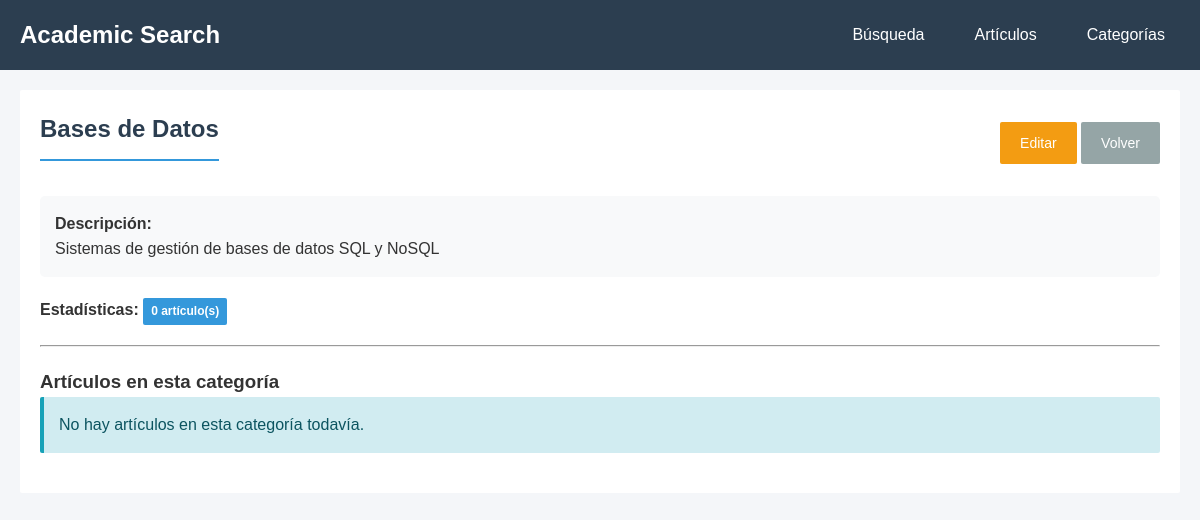
The page /categories.php?action=view&id=3 on the database its author committed.
### tables this page shows
CREATE TABLE IF NOT EXISTS categories (
    id INT AUTO_INCREMENT PRIMARY KEY,
    name VARCHAR(100) NOT NULL UNIQUE,
    description TEXT,
    created_at TIMESTAMP DEFAULT CURRENT_TIMESTAMP
);

### categories.php (called while the page is built)
<?php
require_once 'controllers/CategoryController.php';
?>

### models/Category.php (called while the page is built, shortened)
<?php
class Category {
    private $conn;
    public function __construct($db) {
        $this->conn = $db;
    }
    public function getById($id) {
        $query = "SELECT * FROM categories WHERE id = :id";
        $stmt = $this->conn->prepare($query);
        $stmt->bindParam(':id', $id);
        $stmt->execute();
        return $stmt->fetch(PDO::FETCH_ASSOC);
    }
}
?>

### views/categories/view.php (the view, shortened to what this page needs)
<!DOCTYPE html>
<html lang="es">
<head>
    <link rel="stylesheet" href="public/css/style.css">
</head>
<body>
    <nav>
        <div class="container">
            <h1>Academic Search</h1>
            <ul>
                <li><a href="index.php">Búsqueda</a></li>
                <li><a href="articles.php">Artículos</a></li>
                <li><a href="categories.php">Categorías</a></li>
            </ul>
        </div>
    </nav>
    <div class="container">
        <div class="card">
            <div style="display: flex; justify-content: space-between; align-items: center; margin-bottom: 20px;">
                <h2><?= htmlspecialchars($category['name']) ?></h2>
                <div>
                    <a href="categories.php?action=edit&id=<?= $category['id'] ?>" class="btn btn-warning">Editar</a>
                    <a href="categories.php" class="btn btn-secondary">Volver</a>
                </div>
            </div>
            <div style="background: #f8f9fa; padding: 15px; border-radius: 5px; margin-bottom: 20px;">
                <p><strong>Descripción:</strong></p>
                <p><?= $category['description'] ? htmlspecialchars($category['description']) : 'Sin descripción' ?></p>
            </div>
            <p><strong>Estadísticas:</strong>
                <span class="badge badge-info">
                    <?php
                    $query = "SELECT * FROM articles WHERE category_id = :id";
                    $stmt = $db->prepare($query);
                    $stmt->bindParam(':id', $category['id']);
                    $stmt->execute();
                    $articles = $stmt->fetchAll(PDO::FETCH_ASSOC);
                    echo count($articles) . ' artículo(s)';
                    ?>
                </span>
            </p>
            <hr style="margin: 20px 0;">
            <h3>Artículos en esta categoría</h3>
            <?php if (empty($articles)): ?>
                <div class="alert alert-info">
                    No hay artículos en esta categoría todavía.
                </div>
            <?php endif; ?>
        </div>
    </div>
</body>
</html>

### public/css/style.css (style rules this page uses)
* { margin: 0; padding: 0; box-sizing: border-box; }
body { font-family: Arial, sans-serif; background-color: #f4f6f9; color: #333; line-height: 1.6; }
nav { background: #2c3e50;; color: white; padding: 1rem 0; }
nav .container { max-width: 1200px; margin: 0 auto; padding: 0 20px; display: flex; justify-content: space-between; align-items: center; }
nav h1 { font-size: 1.5rem; }
nav ul { list-style: none; display: flex; gap: 20px; }
nav a { color: white; text-decoration: none; padding: 8px 15px; border-radius: 2px; transition: background 0.3s; }
.container { max-width: 1200px; margin: 20px auto; padding: 0 20px; }
.card { background: white; border-radius: 2px; padding: 20px; margin-bottom: 20px; }
.card h2 { color: #2c3e50; margin-bottom: 15px; padding-bottom: 10px; border-bottom: 2px solid #3498db; }
button, .btn { padding: 10px 20px; border: none; border-radius: 2px; cursor: pointer; text-decoration: none; display: inline-block; font-size: 14px; transition: all 0.3s; }
.btn-warning { background: #f39c12; color: white; }
.btn-secondary { background: #95a5a6; color: white; }
.alert { padding: 15px; border-radius: 2px; margin-bottom: 20px; }
.alert-info { background: #d1ecf1; color: #0c5460; border-left: 4px solid #17a2b8; }
.badge { display: inline-block; padding: 4px 8px; border-radius: 2px; font-size: 12px; font-weight: 600; }
.badge-info { background: #3498db; color: white; }

### rows shown on the page
categories: name "Bases de Datos", description "Sistemas de gestión de bases de datos SQL y NoSQL"

### other values the page prints
count($articles) "0"
